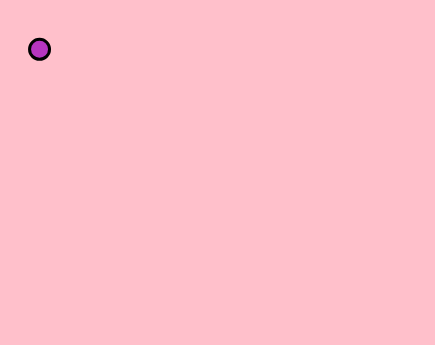
Frame 1 (no input)
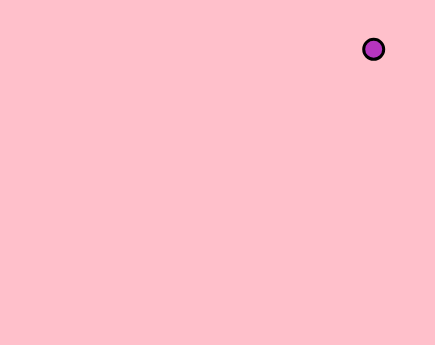
Frame 60 (no input)
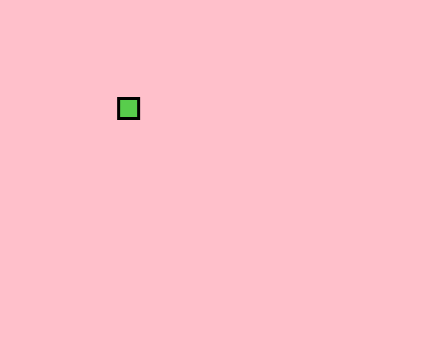
Frame 120 (the mouse pressed at the canvas centre since frame 60)

The p5.js sketch that drew these frames (run headless with seeded random() and noise() and a simulated clock; from frame 60 on, the mouse is pressed at the canvas centre):

// p5.js sketch
// ── sketch.js
//rectangular pattern
let cols = 10;
let rows = 6;
let count = 0;
let x1 = [];
let y1 = [];
let c1 = [];
let s1 = [];
let startX, startY, stopX, stopY;
let xi, yi;
let pct = 0;
let step = 0.15;
let dir = 1;
let index = 0;
let rowcolor;
let rowshape;

function setup() {
  createCanvas(435, 345);
  background('pink');
  // calculate offset in pixels
  let xoff = width / (cols + 1);
  let yoff = height / (rows + 1);
  strokeWeight(3);
  for (let i = 0; i < rows; i++) { // slowest loop
    rowcolor = randomcolor();
    rowshape = i % 2;
   // print (rowshape)
    let y = (i + 1) * yoff; // calculate y pixel
    if (dir == 1) {
      for (let j = 0; j < cols; j++) { // fastest loop
        let x = (j + 1) * xoff; // calculate x pixel   
        //text("" + ++count, x, y); // draw the item  
        x1.push(x);
        y1.push(y);
        c1.push(rowcolor);
        s1.push(rowshape);
      }


    } else {
      for (let j = cols; j > 0; j--) { // fastest loop
        let x = (j) * xoff; // calculate x pixel  
        //text("" + ++count, x, y); // draw the item
        x1.push(x);
        y1.push(y);
        c1.push(rowcolor);
        s1.push(rowshape);
      }

    }
    dir *= -1;
  }
}

function draw() {

  background('pink');
  startX = x1[index];
  startY = y1[index];
  stopX = x1[index + 1];
  stopY = y1[index + 1];
  // background(0);
  if (pct < 1.0) {
    xi = startX + ((stopX - startX) * pct);
    yi = startY + ((stopY - startY) * pct);
    pct += step;
  }

  fill(c1[index]);
  //ellipse(xi, yi, 20, 20);
  drawshape(xi, yi, 20, 20, s1[index]);
  if (pct >= 1) {
    ++index;
    pct = 0;
  }
  //print(index);
  if (index >= rows * cols - 1) index = 0;
}

function randomcolor() {
  return color(random(255), random(255), random(255));
}

function drawshape(xi, yi, w, h, s) {
  if (s == 0) {
    ellipse(xi, yi, w, h);
  } else {
    rect(xi, yi, w, h);
    
  }
}
